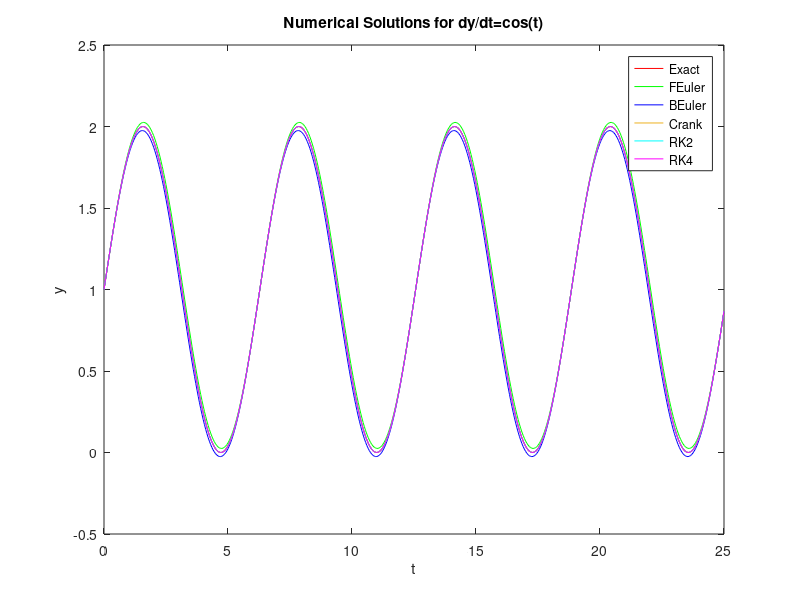

This figure's MATLAB source:
% Zane Grothe
% AERO 7970
% ODE Solver
% 10/14/22

clear all
close all
clc

%   Goal
%        dy/dt = f(t,y)
%
%   dy/dt = cos(t)
%   y(t) = sin(t) + K
%   y(t0) = sin(t0) + K
%   y(t) = sin(t) + y(t0) - sin(t0)

%  Initial conditions
t0 = 0;                  % starting time
tf = 25;                 % final time
dt = 0.05;               % step size
t = t0:dt:tf;            % range of result
y = zeros(1,length(t));  % preallocation
y(1) = 1;                % initial condition
F_ty = @(t,y) cos(t);    % dy/dt

% Color matrix to pick from for plotting
C=[1,0,0; 0,1,0; 0,0,1; .929,.694,.125; 0,1,1; 1,0,1; 0,0,0; .85,.325,.098];
% [ red ; green; blue ; gold          ; cyan ; mag. ; black; brown        ]

%% Exact (red)
% y(t) = y(t0) + sin(t) - sin(t0)

y(1) = F_ty(t(1),y(1));
for i = 1:(length(t)-1)
    y(i+1) = y(1) + sin(t(i+1)) - sin(t(1));
end

y_exact = y;

figure(1)
plot(t,y_exact,'color',C(1,:))
hold on

%% Forward Euler (green)
% y(t_i+1) = y(t_i) + dt*f(t_i, y(t_i))

y(1) = F_ty(t(1),y(1));
for i = 1:(length(t)-1)
    y(i+1) = y(i) + dt*F_ty(t(i),y(i));
end

y_feuler = y;

figure(1)
plot(t,y_feuler,'color',C(2,:))
hold on

%% Backward Euler (blue)
% y(t_i+1) = y(t_i) + dt*f(t_i+1, y(t_i+1))

y(1) = F_ty(t(1),y(1));
for i = 1:(length(t)-1)
    tol = 1e-9;         % tolerance
    max_iter = 1000;    % maximum number of picard iterations
    yg = 1;             % y is a GUESS
    iter = 0;
    y_old = yg;
    error = 1.0;        % Let's set the initial error huge
    
    while error > tol && iter < max_iter
        y_new = yg + dt*F_ty(t(i+1), y_old);
        
        error = abs(y_new - y_old) / abs(y_old);
        y_old = y_new;
        
        iter = iter + 1;
    end
    
    if error > tol
        disp('Picard iteration has failed')
    end
    
    y(i+1) = y(i) + dt*F_ty(t(i+1),y_new);
end

y_beuler = y;

figure(1)
plot(t,y_beuler,'color',C(3,:))
hold on

%% Crank Nicholson (gold)
% y(t_i+1) = y(t_i) + dt/2*( f(t_i,y(t_i)) + f(t_i+1, y(t_i+1)) )

y(1) = F_ty(t(1),y(1));
for i = 1:(length(t)-1)
    tol      = 1e-9;    % tolerance
    max_iter = 1000;    % maximum number of picard iterations
    yg       = 1;       % initial y (guess)
    iter     = 0;
    y_old    = yg;
    error    = 1.0;     % initial error (large)
    
    while error > tol && iter < max_iter
        y_new = yg + dt/2*(F_ty(t(i), y(i))+F_ty(t(i),y_old));
    
        error = abs(y_new - y_old) / abs(y_old);
        y_old = y_new;
    
        iter = iter + 1;
    end

    if error > tol
        disp('Picard iteration has failed')
    end
    
    y(i+1) = y(i) + dt/2*(F_ty(t(i),y(i))+F_ty(t(i+1),y_new));
end

y_crank = y;

figure(1)
plot(t,y_crank,'color',C(4,:))
hold on

%% RK2 (cyan)
% y(t_i+1) = y(t_i) + dt/2*( k1 + k2 )

y(1) = F_ty(t(1),y(1));
for i = 1:(length(t)-1)
    k1 = F_ty(t(i),y(i));
    k2 = F_ty(t(i+1),y(i)+dt*k1);

    y(i+1) = y(i) + dt/2*(k1+k2);
end

y_rk2 = y;

figure(1)
plot(t,y_rk2,'color',C(5,:))
hold on

%% RK4 (magenta)
% y(t_i+1) = y(t_i) + dt/6*( k1 + 2*k2 + 2*k3 + k4)

y(1) = F_ty(t(1),y(1));
for i = 1:(length(t)-1)
    k1 = F_ty(t(i),y(i));
    k2 = F_ty(t(i)+dt/2,y(i)+dt/2*k1);
    k3 = F_ty(t(i)+dt/2,y(i)+dt/2*k2);
    k4 = F_ty(t(i)+dt,y(i)+dt*k3);
    
    y(i+1) = y(i) + dt/6*(k1+2*k2+2*k3+k4);
end

y_rk4 = y;

figure(1)
plot(t,y_rk4,'color',C(6,:))
hold on
xlabel('t')
ylabel('y')
title('Numerical Solutions for dy/dt=cos(t)')
legend({'Exact','FEuler','BEuler','Crank','RK2','RK4'},'Location','northeast')
